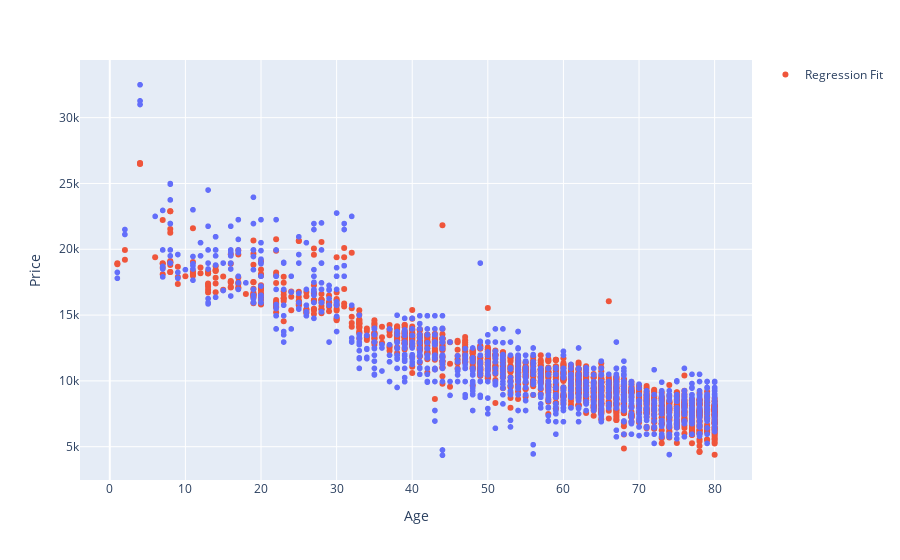

Source (notebook cell):
### Code cell
plot = py.scatter(df, x='Age', y='Price')
plot.add_traces(go.Scatter(x=df['Age'], y=model1.predict(), name='Regression Fit', mode="markers"))
plot.show()

### Figure 1 — Plotly figure (JSON) as saved in the notebook; plotly's stock layout.template omitted (floating-point values rounded to 4 significant figures; data arrays with more than 128 entries replaced by an {"elided": "..."} marker saying what was removed)
{"data": [{"hovertemplate": "Age=%{x}<br>Price=%{y}<extra></extra>", "legendgroup": "", "marker": {"color": "#636efa", "symbol": "circle"}, "mode": "markers", "name": "", "showlegend": false, "type": "scattergl", "x": {"elided": "1436 int values"}, "xaxis": "x", "y": {"elided": "1436 int values"}, "yaxis": "y"}, {"mode": "markers", "name": "Regression Fit", "type": "scatter", "x": {"elided": "1436 int values"}, "y": {"elided": "1436 float values"}}], "layout": {"legend": {"tracegroupgap": 0}, "margin": {"t": 60}, "xaxis": {"anchor": "y", "domain": [0, 1], "title": {"text": "Age"}}, "yaxis": {"anchor": "x", "domain": [0, 1], "title": {"text": "Price"}}}}
